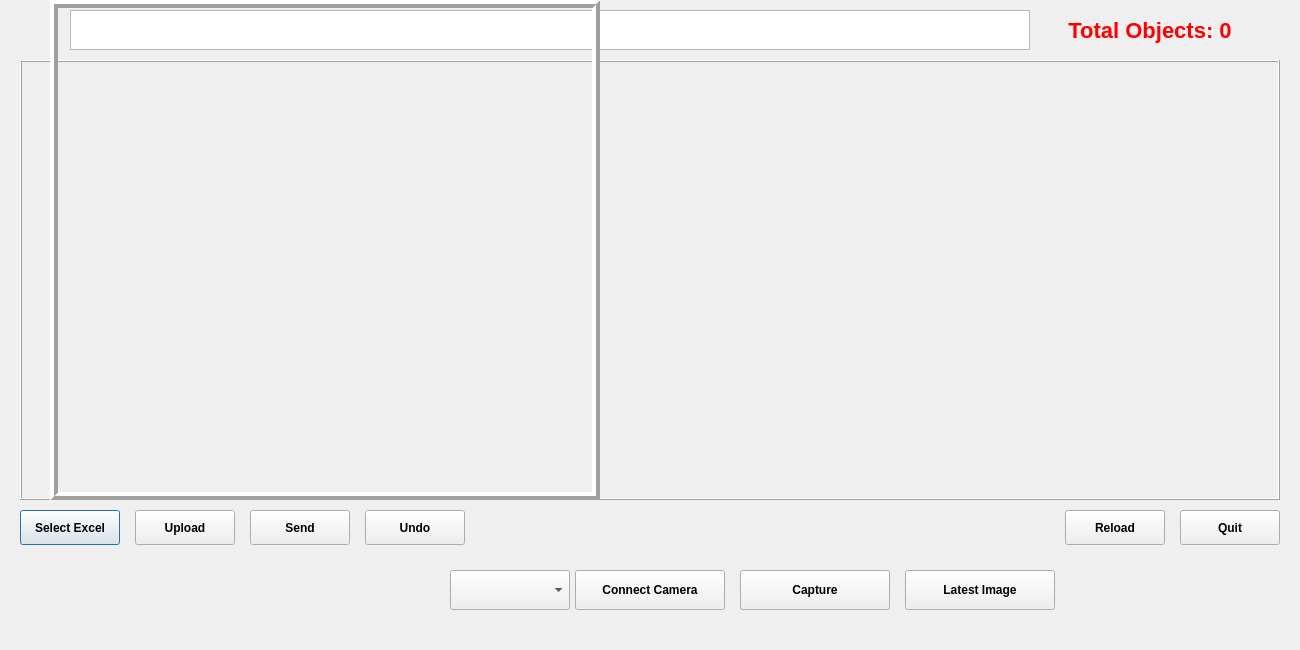
<?xml version="1.0" encoding="UTF-8"?>
<!-- UI for Screen Resolution 1366 x 768 -->
<ui version="4.0">
 <class>Dialog</class>
 <widget class="QDialog" name="Dialog">
  <property name="geometry">
   <rect>
    <x>0</x>
    <y>0</y>
    <width>1300</width>
    <height>650</height>
   </rect>
  </property>
  <property name="windowTitle">
   <string>PNJP Automatic Product Counting Machine</string>
  </property>
  <property name="cursor">
   <cursorShape>PointingHandCursor</cursorShape>
  </property>
  <widget class="QTextBrowser" name="textBrowser">
   <property name="geometry">
    <rect>
     <x>70</x>
     <y>10</y>
     <width>960</width>
     <height>40</height>
    </rect>
   </property>
   <property name="styleSheet">
    <string notr="true">font-weight: bold;</string>
   </property>
   <property name="alignment">
    <set>Qt::AlignCenter</set>
   </property>
   <property name="cursor">
    <cursorShape>PointingHandCursor</cursorShape>
   </property>
  </widget>
  <widget class="QLabel" name="totalObjectsLabel">
   <property name="geometry">
    <rect>
     <x>1000</x>
     <y>10</y>
     <width>300</width>
     <height>40</height>
    </rect>
   </property>
   <property name="text">
    <string>Total Objects: 0</string>
   </property>
   <property name="styleSheet">
    <string notr="true">font-weight: bold; font-size: 22px; color: red;</string>
   </property>
   <property name="alignment">
    <set>Qt::AlignCenter</set>
   </property>
   <property name="cursor">
    <cursorShape>PointingHandCursor</cursorShape>
   </property>
  </widget>
  <widget class="QFrame" name="frameRight">
   <property name="geometry">
    <rect>
     <x>20</x>
     <y>60</y>
     <width>1260</width>
     <height>440</height>
    </rect>
   </property>
   <property name="frameShape">
    <enum>QFrame::Box</enum>
   </property>
   <property name="frameShadow">
    <enum>QFrame::Raised</enum>
   </property>
   <property name="lineWidth">
    <number>1</number>
   </property>
  </widget>
  <widget class="QLabel" name="imgLabel">
   <property name="geometry">
    <rect>
     <x>50</x>
     <y>0</y>
     <width>550</width>
     <height>500</height>
    </rect>
   </property>
   <property name="frameShape">
    <enum>QFrame::Box</enum>
   </property>
   <property name="frameShadow">
    <enum>QFrame::Raised</enum>
   </property>
   <property name="lineWidth">
    <number>4</number>
   </property>
   <property name="alignment">
    <set>Qt::AlignCenter</set>
   </property>
  </widget>
  <widget class="QLabel" name="processedImgLabel">
   <property name="geometry">
    <rect>
     <x>50</x>
     <y>0</y>
     <width>550</width>
     <height>500</height>
    </rect>
   </property>
   <property name="frameShape">
    <enum>QFrame::Box</enum>
   </property>
   <property name="frameShadow">
    <enum>QFrame::Raised</enum>
   </property>
   <property name="lineWidth">
    <number>4</number>
   </property>
   <property name="alignment">
    <set>Qt::AlignCenter</set>
   </property>
  </widget>
  <widget class="QPushButton" name="selectExcelBtn">
   <property name="geometry">
    <rect>
     <x>20</x>
     <y>510</y>
     <width>100</width>
     <height>35</height>
    </rect>
   </property>
   <property name="text">
    <string>Select Excel</string>
   </property>
   <property name="font">
    <font>
     <bold>true</bold>
     <weight>75</weight>
    </font>
   </property>
   <property name="cursor">
    <cursorShape>PointingHandCursor</cursorShape>
   </property>
  </widget>
  <widget class="QPushButton" name="uploadImgBtn">
   <property name="geometry">
    <rect>
     <x>135</x>
     <y>510</y>
     <width>100</width>
     <height>35</height>
    </rect>
   </property>
   <property name="text">
    <string>Upload</string>
   </property>
   <property name="font">
    <font>
     <bold>true</bold>
     <weight>75</weight>
    </font>
   </property>
   <property name="cursor">
    <cursorShape>PointingHandCursor</cursorShape>
   </property>
  </widget>
  <widget class="QPushButton" name="sendBtn">
   <property name="geometry">
    <rect>
     <x>250</x>
     <y>510</y>
     <width>100</width>
     <height>35</height>
    </rect>
   </property>
   <property name="text">
    <string>Send</string>
   </property>
   <property name="font">
    <font>
     <bold>true</bold>
     <weight>75</weight>
    </font>
   </property>
   <property name="cursor">
    <cursorShape>PointingHandCursor</cursorShape>
   </property>
  </widget>
  <widget class="QPushButton" name="undoBtn">
   <property name="geometry">
    <rect>
     <x>365</x>
     <y>510</y>
     <width>100</width>
     <height>35</height>
    </rect>
   </property>
   <property name="text">
    <string>Undo</string>
   </property>
   <property name="font">
    <font>
     <bold>true</bold>
     <weight>75</weight>
    </font>
   </property>
   <property name="cursor">
    <cursorShape>PointingHandCursor</cursorShape>
   </property>
  </widget>
  <widget class="QPushButton" name="reloadBtn">
   <property name="geometry">
    <rect>
     <x>1065</x>
     <y>510</y>
     <width>100</width>
     <height>35</height>
    </rect>
   </property>
   <property name="text">
    <string>Reload</string>
   </property>
   <property name="font">
    <font>
     <bold>true</bold>
     <weight>75</weight>
    </font>
   </property>
   <property name="cursor">
    <cursorShape>PointingHandCursor</cursorShape>
   </property>
  </widget>
  <widget class="QPushButton" name="quitBtn">
   <property name="geometry">
    <rect>
     <x>1180</x>
     <y>510</y>
     <width>100</width>
     <height>35</height>
    </rect>
   </property>
   <property name="text">
    <string>Quit</string>
   </property>
   <property name="font">
    <font>
     <bold>true</bold>
     <weight>75</weight>
    </font>
   </property>
   <property name="cursor">
    <cursorShape>PointingHandCursor</cursorShape>
   </property>
  </widget>
  <widget class="QComboBox" name="cameraSelectCombo">
   <property name="geometry">
    <rect>
     <x>450</x>
     <y>570</y>
     <width>120</width>
     <height>40</height>
    </rect>
   </property>
   <property name="font">
    <font>
     <bold>true</bold>
     <weight>75</weight>
    </font>
   </property>
  </widget>
  <widget class="QPushButton" name="cameraBtn">
   <property name="geometry">
    <rect>
     <x>575</x>
     <y>570</y>
     <width>150</width>
     <height>40</height>
    </rect>
   </property>
   <property name="text">
    <string>Connect Camera</string>
   </property>
   <property name="font">
    <font>
     <bold>true</bold>
     <weight>75</weight>
    </font>
   </property>
   <property name="cursor">
    <cursorShape>PointingHandCursor</cursorShape>
   </property>
  </widget>
  <widget class="QPushButton" name="captureBtn">
   <property name="geometry">
    <rect>
     <x>740</x>
     <y>570</y>
     <width>150</width>
     <height>40</height>
    </rect>
   </property>
   <property name="text">
    <string>Capture</string>
   </property>
   <property name="font">
    <font>
     <bold>true</bold>
     <weight>75</weight>
    </font>
   </property>
   <property name="cursor">
    <cursorShape>PointingHandCursor</cursorShape>
   </property>
  </widget>
  <widget class="QPushButton" name="detectLastestImgBtn">
    <property name="geometry">
     <rect>
      <x>905</x>
      <y>570</y>
      <width>150</width>
      <height>40</height>
     </rect>
    </property>
    <property name="text">
     <string>Latest Image</string>
    </property>
    <property name="font">
     <font>
      <bold>true</bold>
      <weight>75</weight>
     </font>
    </property>
    <property name="cursor">
     <cursorShape>PointingHandCursor</cursorShape>
    </property>
   </widget>
 </widget>
 <connections/>
 <resources/>
 <connections/>
</ui>
